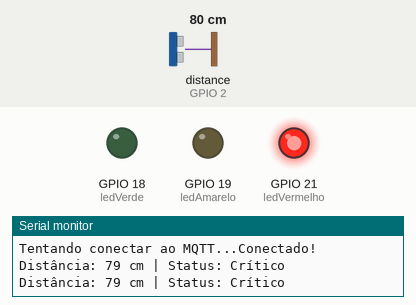
Recording of a sketch running on a simulated ESP32. Shown: output pins drawn as LEDs (lit = HIGH), the last lines printed to the serial monitor. Wiring (from diagram.json): ultrasonic range finder: trigger GPIO 4; echo GPIO 2. The inputs (shaded band) are chosen by the test bench; at power-on: distance to the obstacle (sensor on GPIO 2) 80 cm. The echo pulse lasts 58.3 µs per cm; WiFi joins after 1.5 s; servers stay silent unless stated; no MQTT or app messages arrive unless stated; pins used as bus, display or sensor lines are not drawn.

Above: at 2.7 s.
2.8 s: distance to the obstacle (sensor on GPIO 2) set to 96 cm
4.7 s: distance to the obstacle (sensor on GPIO 2) set to 107 cm
At 6.7 s:
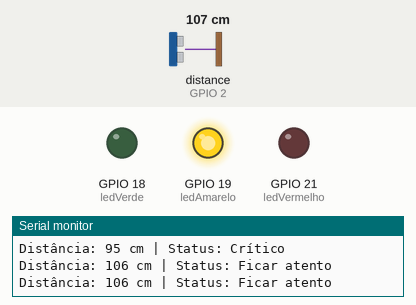
7.0 s: distance to the obstacle (sensor on GPIO 2) set to 2 cm
At 8.6 s:
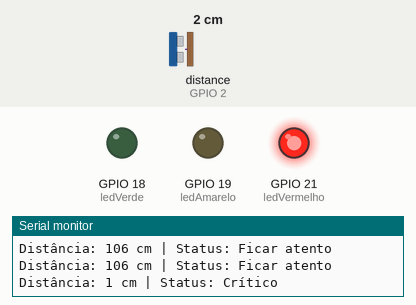
9.1 s: distance to the obstacle (sensor on GPIO 2) set to 120 cm
At 10.5 s:
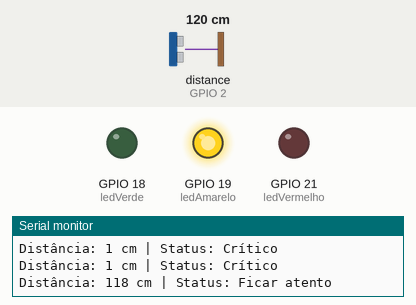
Timing chart, 0 to 12.1 s (numbered marks = the images above; inputs shaded):
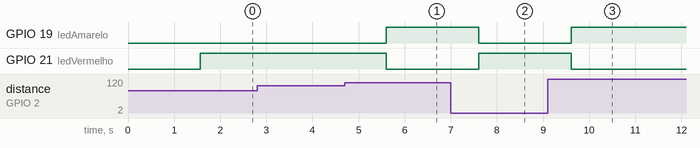

Measured:
- the behaviour switches between 101 and 102 cm on distance to the obstacle (sensor on GPIO 2) (found by bisection; images 0 and 1)
- after the input at 4.7 s, GPIO 19 (ledAmarelo): LOW → HIGH after 0.90 s; GPIO 21 (ledVermelho): HIGH → LOW after 0.90 s
- after the input at 7.0 s, GPIO 19 (ledAmarelo): HIGH → LOW after 0.61 s; GPIO 21 (ledVermelho): LOW → HIGH after 0.61 s
- after the input at 9.1 s, GPIO 19 (ledAmarelo): LOW → HIGH after 0.52 s; GPIO 21 (ledVermelho): HIGH → LOW after 0.52 s

The sketch:

sketch.ino
```cpp
#include <WiFi.h>
#include <PubSubClient.h>

const char* ssid = "Wokwi-GUEST";
const char* password = "";
const char* mqtt_server = "broker.hivemq.com";

const int triggerPin = 4;
const int echoPin = 2;

const int ledVerde = 18;
const int ledAmarelo = 19;
const int ledVermelho = 21;

WiFiClient espClient;
PubSubClient client(espClient);

long readUltrasonicDistance() {
  digitalWrite(triggerPin, LOW);
  delayMicroseconds(2);

  digitalWrite(triggerPin, HIGH);
  delayMicroseconds(10);
  digitalWrite(triggerPin, LOW);

  long duration = pulseIn(echoPin, HIGH, 30000);
  long distance = duration * 0.034 / 2;
  return distance;
}

void setup_wifi() {
  delay(10);
  Serial.println("Conectando ao WiFi...");

  WiFi.mode(WIFI_STA);
  WiFi.begin(ssid, password);

  // Aguarda conexão (com timeout de 10s)
  int attempts = 0;
  while (WiFi.status() != WL_CONNECTED && attempts < 20) {
    delay(500);
    Serial.print(".");
    attempts++;
  }

  if (WiFi.status() == WL_CONNECTED) {
    Serial.println("\nWiFi conectado!");
    Serial.print("Endereço IP: ");
    Serial.println(WiFi.localIP());
  } else {
    Serial.println("\nFalha ao conectar ao WiFi");
  }
}

void reconnect() {
  while (!client.connected()) {
    Serial.print("Tentando conectar ao MQTT...");
    if (client.connect("ESP32Client")) {
      Serial.println("Conectado!");
    } else {
      Serial.print("Falha, rc=");
      Serial.print(client.state());
      Serial.println(" tentando novamente em 5 segundos");
      delay(5000);
    }
  }
}

void setup() {
  Serial.begin(115200);

  pinMode(triggerPin, OUTPUT);
  pinMode(echoPin, INPUT);

  pinMode(ledVerde, OUTPUT);
  pinMode(ledAmarelo, OUTPUT);
  pinMode(ledVermelho, OUTPUT);

  setup_wifi();
  client.setServer(mqtt_server, 1883);
}

void loop() {
  if (WiFi.status() != WL_CONNECTED) {
    setup_wifi();
  }

  if (!client.connected()) {
    reconnect();
  }
  client.loop();

  long distancia = readUltrasonicDistance();

  String statusLed;
  String ledAtivo;

  if (distancia > 300) {
    digitalWrite(ledVerde, HIGH);
    digitalWrite(ledAmarelo, LOW);
    digitalWrite(ledVermelho, LOW);
    statusLed = "Tudo certo";
    ledAtivo = "verde";
  } else if (distancia > 100) {
    digitalWrite(ledVerde, LOW);
    digitalWrite(ledAmarelo, HIGH);
    digitalWrite(ledVermelho, LOW);
    statusLed = "Ficar atento";
    ledAtivo = "amarelo";
  } else {
    digitalWrite(ledVerde, LOW);
    digitalWrite(ledAmarelo, LOW);
    digitalWrite(ledVermelho, HIGH);
    statusLed = "Crítico";
    ledAtivo = "vermelho";
  }

  Serial.print("Distância: ");
  Serial.print(distancia);
  Serial.print(" cm | Status: ");
  Serial.println(statusLed);

  String payload = "{ \"distancia\": " + String(distancia) +
                 ", \"status\": \"" + statusLed + "\"" +
                 ", \"led\": \"" + ledAtivo + "\" }";
  client.publish("agua/monitoramento", payload.c_str());

  delay(1000);
}
```
